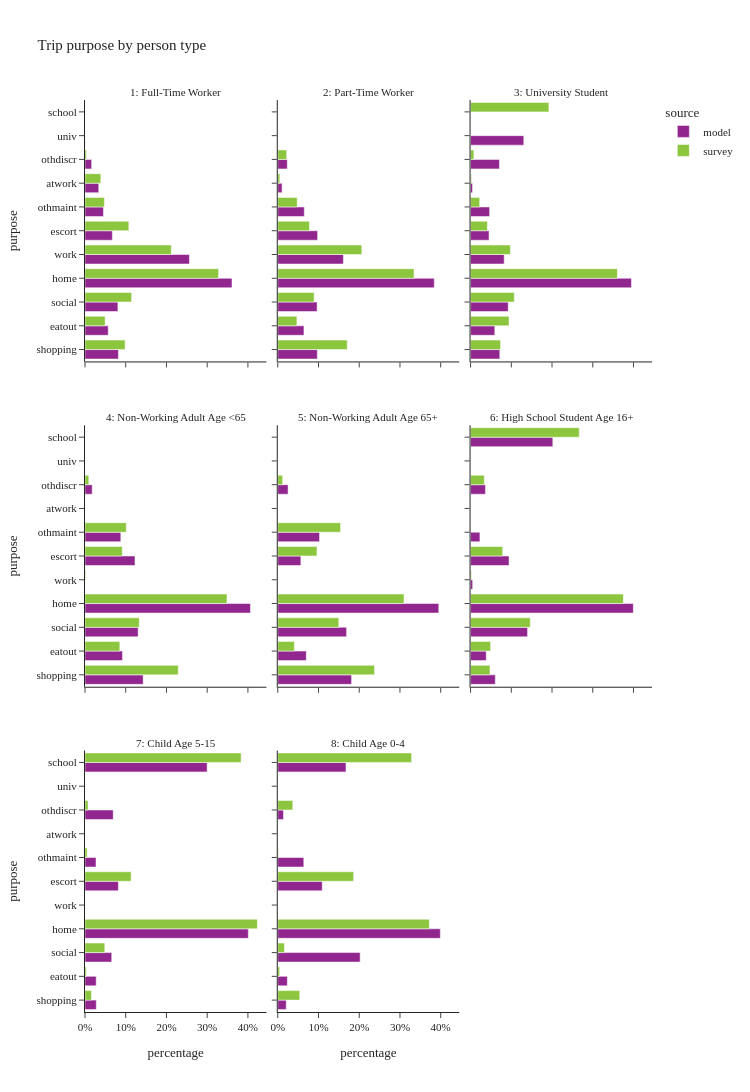

Source (notebook cell):
### Code cell
util.plot_share_facetbar(trip_data, 'trip_weight', share_col="purpose", title="Trip purpose by person type", 
                         facet_col="ptype_label", facet_col_wrap=3, height=1200)

### Figure 1 — Plotly figure (JSON) as saved in the notebook; plotly's stock layout.template omitted (floating-point values rounded to 4 significant figures)
{"data": [{"alignmentgroup": "True", "customdata": [[496903], [345441], [489006], [2185761], [1552588], [406674], [274476], [204613], [99034], [1731]], "hovertemplate": "source=model<br>ptype_label=1: Full-Time Worker<br>percentage=%{x}<br>purpose=%{y}<br>sample_size=%{customdata[0]}<extra></extra>", "legendgroup": "model", "marker": {"color": "#91268F", "pattern": {"shape": ""}}, "name": "model", "offsetgroup": "model", "orientation": "h", "showlegend": true, "textposition": "auto", "type": "bar", "x": [0.08205, 0.05704, 0.08074, 0.3609, 0.2564, 0.06715, 0.04532, 0.03379, 0.01635, 0.0002858], "xaxis": "x7", "y": ["shopping", "eatout", "social", "home", "work", "escort", "othmaint", "atwork", "othdiscr", "univ"], "yaxis": "y7"}, {"alignmentgroup": "True", "customdata": [[111788], [73966], [111223], [442373], [185444], [112614], [74975], [12128], [26861]], "hovertemplate": "source=model<br>ptype_label=2: Part-Time Worker<br>percentage=%{x}<br>purpose=%{y}<br>sample_size=%{customdata[0]}<extra></extra>", "legendgroup": "model", "marker": {"color": "#91268F", "pattern": {"shape": ""}}, "name": "model", "offsetgroup": "model", "orientation": "h", "showlegend": false, "textposition": "auto", "type": "bar", "x": [0.09709, 0.06424, 0.0966, 0.3842, 0.1611, 0.09781, 0.06512, 0.01053, 0.02333], "xaxis": "x8", "y": ["shopping", "eatout", "social", "home", "work", "escort", "othmaint", "atwork", "othdiscr"], "yaxis": "y8"}, {"alignmentgroup": "True", "customdata": [[38624], [32012], [49778], [212533], [44418], [24413], [25193], [2598], [38153], [70336]], "hovertemplate": "source=model<br>ptype_label=3: University Student<br>percentage=%{x}<br>purpose=%{y}<br>sample_size=%{customdata[0]}<extra></extra>", "legendgroup": "model", "marker": {"color": "#91268F", "pattern": {"shape": ""}}, "name": "model", "offsetgroup": "model", "orientation": "h", "showlegend": false, "textposition": "auto", "type": "bar", "x": [0.07178, 0.0595, 0.09251, 0.395, 0.08255, 0.04537, 0.04682, 0.004828, 0.07091, 0.1307], "xaxis": "x9", "y": ["shopping", "eatout", "social", "home", "work", "escort", "othmaint", "atwork", "othdiscr", "univ"], "yaxis": "y9"}, {"alignmentgroup": "True", "customdata": [[221209], [142669], [201957], [628934], [190050], [136099], [27352]], "hovertemplate": "source=model<br>ptype_label=4: Non-Working Adult Age <65<br>percentage=%{x}<br>purpose=%{y}<br>sample_size=%{customdata[0]}<extra></extra>", "legendgroup": "model", "marker": {"color": "#91268F", "pattern": {"shape": ""}}, "name": "model", "offsetgroup": "model", "orientation": "h", "showlegend": false, "textposition": "auto", "type": "bar", "x": [0.1429, 0.09215, 0.1304, 0.4062, 0.1227, 0.0879, 0.01767], "xaxis": "x4", "y": ["shopping", "eatout", "social", "home", "escort", "othmaint", "othdiscr"], "yaxis": "y4"}, {"alignmentgroup": "True", "customdata": [[233327], [90213], [217513], [509015], [72963], [132031], [32575]], "hovertemplate": "source=model<br>ptype_label=5: Non-Working Adult Age 65+<br>percentage=%{x}<br>purpose=%{y}<br>sample_size=%{customdata[0]}<extra></extra>", "legendgroup": "model", "marker": {"color": "#91268F", "pattern": {"shape": ""}}, "name": "model", "offsetgroup": "model", "orientation": "h", "showlegend": false, "textposition": "auto", "type": "bar", "x": [0.1812, 0.07006, 0.1689, 0.3953, 0.05666, 0.1025, 0.0253], "xaxis": "x5", "y": ["shopping", "eatout", "social", "home", "escort", "othmaint", "othdiscr"], "yaxis": "y5"}, {"alignmentgroup": "True", "customdata": [[23425], [14830], [53944], [153997], [1981], [36393], [8858], [77825], [38], [14075]], "hovertemplate": "source=model<br>ptype_label=6: High School Student Age 16+<br>percentage=%{x}<br>purpose=%{y}<br>sample_size=%{customdata[0]}<extra></extra>", "legendgroup": "model", "marker": {"color": "#91268F", "pattern": {"shape": ""}}, "name": "model", "offsetgroup": "model", "orientation": "h", "showlegend": false, "textposition": "auto", "type": "bar", "x": [0.06079, 0.03848, 0.14, 0.3996, 0.005141, 0.09444, 0.02299, 0.202, 9.861e-05, 0.03652], "xaxis": "x6", "y": ["shopping", "eatout", "social", "home", "work", "escort", "othmaint", "school", "atwork", "othdiscr"], "yaxis": "y6"}, {"alignmentgroup": "True", "customdata": [[33937], [33613], [80205], [490380], [100201], [33017], [366692], [84715]], "hovertemplate": "source=model<br>ptype_label=7: Child Age 5-15<br>percentage=%{x}<br>purpose=%{y}<br>sample_size=%{customdata[0]}<extra></extra>", "legendgroup": "model", "marker": {"color": "#91268F", "pattern": {"shape": ""}}, "name": "model", "offsetgroup": "model", "orientation": "h", "showlegend": false, "textposition": "auto", "type": "bar", "x": [0.02775, 0.02749, 0.06559, 0.401, 0.08195, 0.027, 0.2999, 0.06928], "xaxis": "x", "y": ["shopping", "eatout", "social", "home", "escort", "othmaint", "school", "othdiscr"], "yaxis": "y"}, {"alignmentgroup": "True", "customdata": [[7945], [8972], [77437], [152830], [41813], [24465], [64122], [5374]], "hovertemplate": "source=model<br>ptype_label=8: Child Age 0-4<br>percentage=%{x}<br>purpose=%{y}<br>sample_size=%{customdata[0]}<extra></extra>", "legendgroup": "model", "marker": {"color": "#91268F", "pattern": {"shape": ""}}, "name": "model", "offsetgroup": "model", "orientation": "h", "showlegend": false, "textposition": "auto", "type": "bar", "x": [0.02075, 0.02343, 0.2022, 0.3991, 0.1092, 0.06388, 0.1674, 0.01403], "xaxis": "x2", "y": ["shopping", "eatout", "social", "home", "escort", "othmaint", "school", "othdiscr"], "yaxis": "y2"}, {"alignmentgroup": "True", "customdata": [[807], [537], [1141], [3309], [1821], [557], [404], [331], [58]], "hovertemplate": "source=survey<br>ptype_label=1: Full-Time Worker<br>percentage=%{x}<br>purpose=%{y}<br>sample_size=%{customdata[0]}<extra></extra>", "legendgroup": "survey", "marker": {"color": "#8CC63E", "pattern": {"shape": ""}}, "name": "survey", "offsetgroup": "survey", "orientation": "h", "showlegend": true, "textposition": "auto", "type": "bar", "x": [0.0986, 0.04946, 0.1144, 0.3279, 0.2119, 0.1077, 0.04765, 0.03884, 0.003621], "xaxis": "x7", "y": ["shopping", "eatout", "social", "home", "work", "escort", "othmaint", "atwork", "othdiscr"], "yaxis": "y7"}, {"alignmentgroup": "True", "customdata": [[160], [70], [167], [481], [224], [103], [89], [13], [12]], "hovertemplate": "source=survey<br>ptype_label=2: Part-Time Worker<br>percentage=%{x}<br>purpose=%{y}<br>sample_size=%{customdata[0]}<extra></extra>", "legendgroup": "survey", "marker": {"color": "#8CC63E", "pattern": {"shape": ""}}, "name": "survey", "offsetgroup": "survey", "orientation": "h", "showlegend": false, "textposition": "auto", "type": "bar", "x": [0.1705, 0.04699, 0.08931, 0.3345, 0.2063, 0.07778, 0.04767, 0.005052, 0.02184], "xaxis": "x8", "y": ["shopping", "eatout", "social", "home", "work", "escort", "othmaint", "atwork", "othdiscr"], "yaxis": "y8"}, {"alignmentgroup": "True", "customdata": [[56], [43], [89], [283], [76], [25], [28], [102], [13], [31]], "hovertemplate": "source=survey<br>ptype_label=3: University Student<br>percentage=%{x}<br>purpose=%{y}<br>sample_size=%{customdata[0]}<extra></extra>", "legendgroup": "survey", "marker": {"color": "#8CC63E", "pattern": {"shape": ""}}, "name": "survey", "offsetgroup": "survey", "orientation": "h", "showlegend": false, "textposition": "auto", "type": "bar", "x": [0.07359, 0.09445, 0.1074, 0.3604, 0.09771, 0.04126, 0.02236, 0.1923, 0.002373, 0.008121], "xaxis": "x9", "y": ["shopping", "eatout", "social", "home", "work", "escort", "othmaint", "school", "atwork", "othdiscr"], "yaxis": "y9"}, {"alignmentgroup": "True", "customdata": [[433], [144], [361], [768], [3], [180], [220], [27]], "hovertemplate": "source=survey<br>ptype_label=4: Non-Working Adult Age <65<br>percentage=%{x}<br>purpose=%{y}<br>sample_size=%{customdata[0]}<extra></extra>", "legendgroup": "survey", "marker": {"color": "#8CC63E", "pattern": {"shape": ""}}, "name": "survey", "offsetgroup": "survey", "orientation": "h", "showlegend": false, "textposition": "auto", "type": "bar", "x": [0.229, 0.08548, 0.1333, 0.3486, 0.001598, 0.0915, 0.1013, 0.009329], "xaxis": "x4", "y": ["shopping", "eatout", "social", "home", "work", "escort", "othmaint", "othdiscr"], "yaxis": "y4"}, {"alignmentgroup": "True", "customdata": [[484], [120], [426], [845], [139], [273], [46]], "hovertemplate": "source=survey<br>ptype_label=5: Non-Working Adult Age 65+<br>percentage=%{x}<br>purpose=%{y}<br>sample_size=%{customdata[0]}<extra></extra>", "legendgroup": "survey", "marker": {"color": "#8CC63E", "pattern": {"shape": ""}}, "name": "survey", "offsetgroup": "survey", "orientation": "h", "showlegend": false, "textposition": "auto", "type": "bar", "x": [0.2375, 0.04067, 0.1498, 0.3098, 0.09622, 0.1541, 0.0119], "xaxis": "x5", "y": ["shopping", "eatout", "social", "home", "escort", "othmaint", "othdiscr"], "yaxis": "y5"}, {"alignmentgroup": "True", "customdata": [[3], [6], [19], [57], [2], [10], [39], [3]], "hovertemplate": "source=survey<br>ptype_label=6: High School Student Age 16+<br>percentage=%{x}<br>purpose=%{y}<br>sample_size=%{customdata[0]}<extra></extra>", "legendgroup": "survey", "marker": {"color": "#8CC63E", "pattern": {"shape": ""}}, "name": "survey", "offsetgroup": "survey", "orientation": "h", "showlegend": false, "textposition": "auto", "type": "bar", "x": [0.0476, 0.04924, 0.1466, 0.3751, 0.002004, 0.07883, 0.2669, 0.03373], "xaxis": "x6", "y": ["shopping", "eatout", "social", "home", "work", "escort", "school", "othdiscr"], "yaxis": "y6"}, {"alignmentgroup": "True", "customdata": [[15], [9], [62], [347], [1], [68], [10], [303], [15]], "hovertemplate": "source=survey<br>ptype_label=7: Child Age 5-15<br>percentage=%{x}<br>purpose=%{y}<br>sample_size=%{customdata[0]}<extra></extra>", "legendgroup": "survey", "marker": {"color": "#8CC63E", "pattern": {"shape": ""}}, "name": "survey", "offsetgroup": "survey", "orientation": "h", "showlegend": false, "textposition": "auto", "type": "bar", "x": [0.01585, 0.003038, 0.04856, 0.4232, 7.099e-05, 0.1132, 0.005268, 0.3833, 0.007478], "xaxis": "x", "y": ["shopping", "eatout", "social", "home", "work", "escort", "othmaint", "school", "othdiscr"], "yaxis": "y"}, {"alignmentgroup": "True", "customdata": [[5], [6], [16], [85], [32], [1], [76], [1]], "hovertemplate": "source=survey<br>ptype_label=8: Child Age 0-4<br>percentage=%{x}<br>purpose=%{y}<br>sample_size=%{customdata[0]}<extra></extra>", "legendgroup": "survey", "marker": {"color": "#8CC63E", "pattern": {"shape": ""}}, "name": "survey", "offsetgroup": "survey", "orientation": "h", "showlegend": false, "textposition": "auto", "type": "bar", "x": [0.0539, 0.004647, 0.0164, 0.3722, 0.1863, 0.001294, 0.3285, 0.03682], "xaxis": "x2", "y": ["shopping", "eatout", "social", "home", "escort", "othmaint", "school", "othdiscr"], "yaxis": "y2"}], "layout": {"annotations": [{"font": {}, "showarrow": false, "text": "7: Child Age 5-15", "x": 0.16, "xanchor": "center", "xref": "paper", "y": 0.2867, "yanchor": "bottom", "yref": "paper"}, {"font": {}, "showarrow": false, "text": "8: Child Age 0-4", "x": 0.5, "xanchor": "center", "xref": "paper", "y": 0.2867, "yanchor": "bottom", "yref": "paper"}, {"font": {}, "showarrow": false, "text": "4: Non-Working Adult Age <65", "x": 0.16, "xanchor": "center", "xref": "paper", "y": 0.6433, "yanchor": "bottom", "yref": "paper"}, {"font": {}, "showarrow": false, "text": "5: Non-Working Adult Age 65+", "x": 0.5, "xanchor": "center", "xref": "paper", "y": 0.6433, "yanchor": "bottom", "yref": "paper"}, {"font": {}, "showarrow": false, "text": "6: High School Student Age 16+", "x": 0.84, "xanchor": "center", "xref": "paper", "y": 0.6433, "yanchor": "bottom", "yref": "paper"}, {"font": {}, "showarrow": false, "text": "1: Full-Time Worker", "x": 0.16, "xanchor": "center", "xref": "paper", "y": 1.0, "yanchor": "bottom", "yref": "paper"}, {"font": {}, "showarrow": false, "text": "2: Part-Time Worker", "x": 0.5, "xanchor": "center", "xref": "paper", "y": 1.0, "yanchor": "bottom", "yref": "paper"}, {"font": {}, "showarrow": false, "text": "3: University Student", "x": 0.84, "xanchor": "center", "xref": "paper", "y": 1.0, "yanchor": "bottom", "yref": "paper"}], "barmode": "group", "height": 1200, "legend": {"title": {"text": "source"}, "tracegroupgap": 0}, "title": {"text": "Trip purpose by person type"}, "width": 750, "xaxis": {"anchor": "y", "domain": [0.0, 0.32], "tickformat": ".0%", "title": {"text": "percentage"}}, "xaxis2": {"anchor": "y2", "domain": [0.34, 0.66], "matches": "x", "tickformat": ".0%", "title": {"text": "percentage"}}, "xaxis3": {"anchor": "y3", "domain": [0.68, 1.0], "matches": "x", "tickformat": ".0%", "title": {"text": "percentage"}}, "xaxis4": {"anchor": "y4", "domain": [0.0, 0.32], "matches": "x", "showticklabels": false, "tickformat": ".0%"}, "xaxis5": {"anchor": "y5", "domain": [0.34, 0.66], "matches": "x", "showticklabels": false, "tickformat": ".0%"}, "xaxis6": {"anchor": "y6", "domain": [0.68, 1.0], "matches": "x", "showticklabels": false, "tickformat": ".0%"}, "xaxis7": {"anchor": "y7", "domain": [0.0, 0.32], "matches": "x", "showticklabels": false, "tickformat": ".0%"}, "xaxis8": {"anchor": "y8", "domain": [0.34, 0.66], "matches": "x", "showticklabels": false, "tickformat": ".0%"}, "xaxis9": {"anchor": "y9", "domain": [0.68, 1.0], "matches": "x", "showticklabels": false, "tickformat": ".0%"}, "yaxis": {"anchor": "x", "domain": [0.0, 0.2867], "title": {"text": "purpose"}}, "yaxis2": {"anchor": "x2", "domain": [0.0, 0.2867], "matches": "y", "showticklabels": false}, "yaxis3": {"anchor": "x3", "domain": [0.0, 0.2867], "matches": "y", "showticklabels": false}, "yaxis4": {"anchor": "x4", "domain": [0.3567, 0.6433], "matches": "y", "title": {"text": "purpose"}}, "yaxis5": {"anchor": "x5", "domain": [0.3567, 0.6433], "matches": "y", "showticklabels": false}, "yaxis6": {"anchor": "x6", "domain": [0.3567, 0.6433], "matches": "y", "showticklabels": false}, "yaxis7": {"anchor": "x7", "domain": [0.7133, 1.0], "matches": "y", "title": {"text": "purpose"}}, "yaxis8": {"anchor": "x8", "domain": [0.7133, 1.0], "matches": "y", "showticklabels": false}, "yaxis9": {"anchor": "x9", "domain": [0.7133, 1.0], "matches": "y", "showticklabels": false}}}
